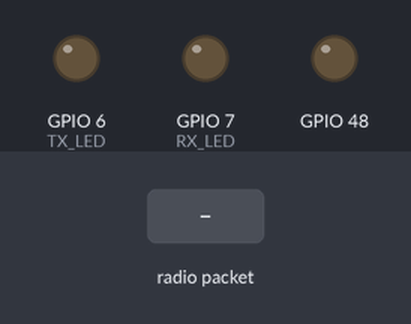
The sketch below on a simulated ESP32-S3. Parts: output pins drawn as LEDs (lit = HIGH). Inputs (shaded band) come from the test bench. No radio packets arrive unless stated; pins used as bus, display or sensor lines are not drawn; what the sketch prints to the serial monitor is not drawn.

Above: at 1.3 s.
1.4 s: radio packet "1" arrives
At 1.5 s:
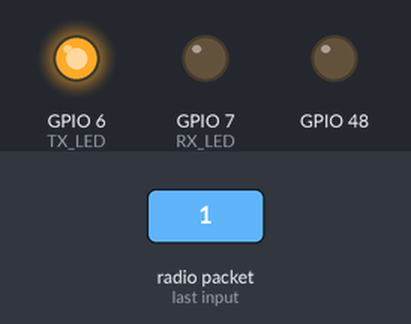
3.0 s: radio packet "0" arrives
At 3.7 s:
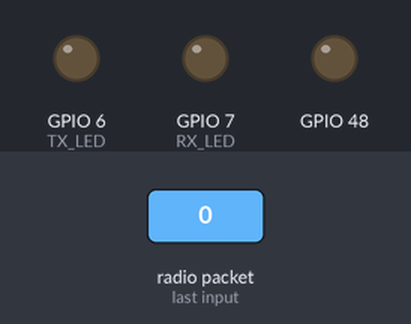
4.5 s: radio packet "2" arrives
At 6.0 s:
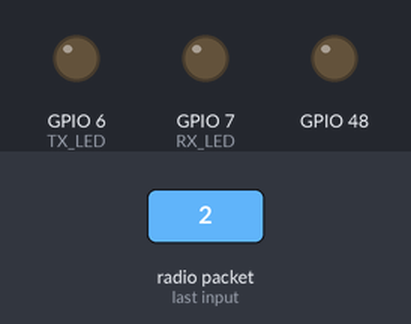
Timing chart, 0 to 7.5 s (numbered marks = the images above; inputs shaded):
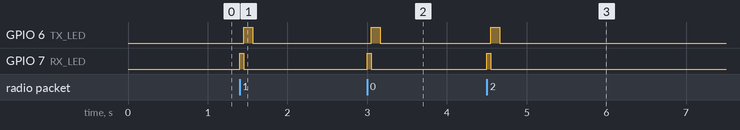

Measured:
- after the input at 1.4 s, GPIO 6 (TX_LED): LOW → HIGH after 0.05 s, → LOW 0.11 s later; GPIO 7 (RX_LED): LOW → HIGH at once, → LOW 0.05 s later
- after the input at 3.0 s, GPIO 6 (TX_LED): LOW → HIGH after 0.05 s, → LOW 0.11 s later; GPIO 7 (RX_LED): LOW → HIGH at once, → LOW 0.05 s later
- after the input at 4.5 s, GPIO 6 (TX_LED): LOW → HIGH after 0.05 s, → LOW 0.11 s later; GPIO 7 (RX_LED): LOW → HIGH at once, → LOW 0.05 s later

The sketch:

Feather9x_RX.ino
```cpp
// Feather9x_RX
// -*- mode: C++ -*-
// Example sketch showing how to create a simple messaging client (receiver)
// with the RH_RF95 class. RH_RF95 class does not provide for addressing or
// reliability, so you should only use RH_RF95 if you do not need the higher
// level messaging abilities.
// It is designed to work with the other example Feather9x_TX

#include <SPI.h>
#include <RH_RF95.h>

// First 3 here are boards w/radio BUILT-IN. Boards using FeatherWing follow.
#if defined (__AVR_ATmega32U4__)  // Feather 32u4 w/Radio
  #define RFM95_CS    8
  #define RFM95_INT   7
  #define RFM95_RST   4

#elif defined(ADAFRUIT_FEATHER_M0) || defined(ADAFRUIT_FEATHER_M0_EXPRESS) || defined(ARDUINO_SAMD_FEATHER_M0)  // Feather M0 w/Radio
  #define RFM95_CS    8
  #define RFM95_INT   3
  #define RFM95_RST   4

#elif defined(ARDUINO_ADAFRUIT_FEATHER_RP2040_RFM)  // Feather RP2040 w/Radio
  #define RFM95_CS   16
  #define RFM95_INT  21
  #define RFM95_RST  17

#elif defined (__AVR_ATmega328P__)  // Feather 328P w/wing
  #define RFM95_CS    4  //
  #define RFM95_INT   3  //
  #define RFM95_RST   2  // "A"

#elif defined(ESP8266)  // ESP8266 feather w/wing
  #define RFM95_CS    2  // "E"
  #define RFM95_INT  15  // "B"
  #define RFM95_RST  16  // "D"

#elif defined(ARDUINO_ADAFRUIT_FEATHER_ESP32S2) || defined(ARDUINO_NRF52840_FEATHER) || defined(ARDUINO_NRF52840_FEATHER_SENSE)
  #define RFM95_CS   10  // "B"
  #define RFM95_INT   9  // "A"
  #define RFM95_RST  11  // "C"

#elif defined(ESP32)  // ESP32 feather w/wing
  #define RFM95_CS   33  // "B"
  #define RFM95_INT  27  // "A"
  #define RFM95_RST  13

#elif defined(ARDUINO_NRF52832_FEATHER)  // nRF52832 feather w/wing
  #define RFM95_CS   11  // "B"
  #define RFM95_INT  31  // "C"
  #define RFM95_RST   7  // "A"

#endif

/* Some other possible setups include:

// Feather 32u4:
#define RFM95_CS   8
#define RFM95_RST  4
#define RFM95_INT  7

// Feather M0:
#define RFM95_CS   8
#define RFM95_RST  4
#define RFM95_INT  3

// Arduino shield:
#define RFM95_CS  10
#define RFM95_RST  9
#define RFM95_INT  7

// Feather 32u4 w/wing:
#define RFM95_RST 11  // "A"
#define RFM95_CS  10  // "B"
#define RFM95_INT  2  // "SDA" (only SDA/SCL/RX/TX have IRQ!)

// Feather m0 w/wing:
#define RFM95_RST 11  // "A"
#define RFM95_CS  10  // "B"
#define RFM95_INT  6  // "D"
*/
#define RFM95_RST 4  //
#define RFM95_CS  3  //
#define RFM95_INT 5  //

#define TX_LED      A5
#define RX_LED      A6
// Change to 434.0 or other frequency, must match RX's freq!
#define RF95_FREQ 915.0

// Singleton instance of the radio driver
RH_RF95 rf95(RFM95_CS, RFM95_INT);

void setup() {
  pinMode(LED_BUILTIN, OUTPUT);
  pinMode(RFM95_RST, OUTPUT);
  pinMode(TX_LED, OUTPUT);
  pinMode(RX_LED, OUTPUT);
  digitalWrite(RFM95_RST, HIGH);

  Serial.begin(115200);
  while (!Serial) delay(1);
  delay(100);

  Serial.println("Feather LoRa RX Test!");

  // manual reset
  digitalWrite(RFM95_RST, LOW);
  delay(10);
  digitalWrite(RFM95_RST, HIGH);
  delay(10);

  while (!rf95.init()) {
    Serial.println("LoRa radio init failed");
    Serial.println("Uncomment '#define SERIAL_DEBUG' in RH_RF95.cpp for detailed debug info");
    while (1);
  }
  Serial.println("LoRa radio init OK!");

  // Defaults after init are 434.0MHz, modulation GFSK_Rb250Fd250, +13dbM
  if (!rf95.setFrequency(RF95_FREQ)) {
    Serial.println("setFrequency failed");
    while (1);
  }
  Serial.print("Set Freq to: "); Serial.println(RF95_FREQ);

  // Defaults after init are 434.0MHz, 13dBm, Bw = 125 kHz, Cr = 4/5, Sf = 128chips/symbol, CRC on

  // The default transmitter power is 13dBm, using PA_BOOST.
  // If you are using RFM95/96/97/98 modules which uses the PA_BOOST transmitter pin, then
  // you can set transmitter powers from 5 to 23 dBm:
  rf95.setTxPower(23, false);
}

void loop() {
  if (rf95.available()) {
    // Should be a message for us now
    uint8_t buf[RH_RF95_MAX_MESSAGE_LEN];
    uint8_t len = sizeof(buf);

    if (rf95.recv(buf, &len)) {
      digitalWrite(RX_LED, HIGH);
      RH_RF95::printBuffer("Received: ", buf, len);
      Serial.print("Got: ");
      Serial.println((char*)buf);
       Serial.print("RSSI: ");
      Serial.println(rf95.lastRssi(), DEC);
      delay(50);
      digitalWrite(RX_LED, LOW);

      // Send a reply
      uint8_t data[] = "And hello back to you";
      digitalWrite(TX_LED, HIGH);
      rf95.send(data, sizeof(data));
      rf95.waitPacketSent();
      Serial.println("Sent a reply");
    } else {
      Serial.println("Receive failed");
    }
    delay(50);
    digitalWrite(TX_LED, LOW);
  }
}
```
